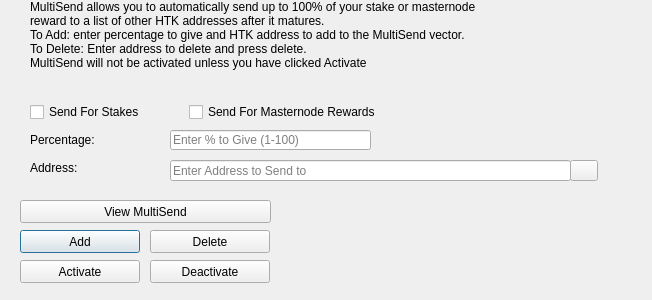
<?xml version="1.0" encoding="UTF-8"?>
<ui version="4.0">
 <class>MultiSendDialog</class>
 <widget class="QDialog" name="MultiSendDialog">
  <property name="windowModality">
   <enum>Qt::NonModal</enum>
  </property>
  <property name="geometry">
   <rect>
    <x>0</x>
    <y>0</y>
    <width>652</width>
    <height>300</height>
   </rect>
  </property>
  <property name="windowTitle">
   <string>MultiSend</string>
  </property>
  <widget class="QLineEdit" name="multiSendPercentEdit">
   <property name="geometry">
    <rect>
     <x>170</x>
     <y>130</y>
     <width>201</width>
     <height>20</height>
    </rect>
   </property>
   <property name="toolTip">
    <string>Enter whole numbers 1 - 100</string>
   </property>
   <property name="placeholderText">
    <string>Enter % to Give (1-100)</string>
   </property>
  </widget>
  <widget class="QLineEdit" name="multiSendAddressEdit">
   <property name="geometry">
    <rect>
     <x>170</x>
     <y>160</y>
     <width>401</width>
     <height>21</height>
    </rect>
   </property>
   <property name="toolTip">
    <string/>
   </property>
   <property name="placeholderText">
    <string>Enter Address to Send to</string>
   </property>
  </widget>
  <widget class="QLabel" name="label_2">
   <property name="geometry">
    <rect>
     <x>30</x>
     <y>0</y>
     <width>451</width>
     <height>121</height>
    </rect>
   </property>
   <property name="lineWidth">
    <number>1</number>
   </property>
   <property name="text">
    <string>MultiSend allows you to automatically send up to 100% of your stake or masternode reward to a list of other HTK addresses after it matures.
To Add: enter percentage to give and HTK address to add to the MultiSend vector.
To Delete: Enter address to delete and press delete.
MultiSend will not be activated unless you have clicked Activate</string>
   </property>
   <property name="alignment">
    <set>Qt::AlignLeading|Qt::AlignLeft|Qt::AlignTop</set>
   </property>
   <property name="wordWrap">
    <bool>true</bool>
   </property>
  </widget>
  <widget class="QLabel" name="message">
   <property name="geometry">
    <rect>
     <x>290</x>
     <y>200</y>
     <width>351</width>
     <height>91</height>
    </rect>
   </property>
   <property name="text">
    <string/>
   </property>
  </widget>
  <widget class="QPushButton" name="addButton">
   <property name="geometry">
    <rect>
     <x>20</x>
     <y>230</y>
     <width>120</width>
     <height>23</height>
    </rect>
   </property>
   <property name="toolTip">
    <string/>
   </property>
   <property name="statusTip">
    <string>Add to MultiSend Vector</string>
   </property>
   <property name="text">
    <string>Add</string>
   </property>
  </widget>
  <widget class="QPushButton" name="disableButton">
   <property name="geometry">
    <rect>
     <x>150</x>
     <y>260</y>
     <width>120</width>
     <height>23</height>
    </rect>
   </property>
   <property name="statusTip">
    <string>Deactivate MultiSend</string>
   </property>
   <property name="text">
    <string>Deactivate</string>
   </property>
  </widget>
  <widget class="QPushButton" name="addressBookButton">
   <property name="geometry">
    <rect>
     <x>570</x>
     <y>160</y>
     <width>28</width>
     <height>21</height>
    </rect>
   </property>
   <property name="toolTip">
    <string>Choose an address from the address book</string>
   </property>
   <property name="text">
    <string/>
   </property>
   <property name="icon">
    <iconset resource="../htk.qrc">
     <normaloff>:/icons/address-book</normaloff>:/icons/address-book</iconset>
   </property>
   <property name="shortcut">
    <string>Alt+A</string>
   </property>
   <property name="autoDefault">
    <bool>false</bool>
   </property>
  </widget>
  <widget class="QLabel" name="label">
   <property name="geometry">
    <rect>
     <x>30</x>
     <y>130</y>
     <width>121</width>
     <height>20</height>
    </rect>
   </property>
   <property name="toolTip">
    <string>Percentage of stake to send</string>
   </property>
   <property name="text">
    <string>Percentage:</string>
   </property>
  </widget>
  <widget class="QLabel" name="label_5">
   <property name="geometry">
    <rect>
     <x>30</x>
     <y>160</y>
     <width>111</width>
     <height>16</height>
    </rect>
   </property>
   <property name="toolTip">
    <string>Address to send portion of stake to</string>
   </property>
   <property name="text">
    <string>Address:</string>
   </property>
  </widget>
  <widget class="QPushButton" name="deleteButton">
   <property name="geometry">
    <rect>
     <x>150</x>
     <y>230</y>
     <width>120</width>
     <height>23</height>
    </rect>
   </property>
   <property name="toolTip">
    <string/>
   </property>
   <property name="statusTip">
    <string>Delete Address From MultiSend Vector</string>
   </property>
   <property name="text">
    <string>Delete</string>
   </property>
  </widget>
  <widget class="QPushButton" name="activateButton">
   <property name="geometry">
    <rect>
     <x>20</x>
     <y>260</y>
     <width>120</width>
     <height>23</height>
    </rect>
   </property>
   <property name="statusTip">
    <string>Activate MultiSend</string>
   </property>
   <property name="text">
    <string>Activate</string>
   </property>
  </widget>
  <widget class="QPushButton" name="viewButton">
   <property name="geometry">
    <rect>
     <x>20</x>
     <y>200</y>
     <width>251</width>
     <height>23</height>
    </rect>
   </property>
   <property name="toolTip">
    <string/>
   </property>
   <property name="statusTip">
    <string>View MultiSend Vector</string>
   </property>
   <property name="text">
    <string>View MultiSend</string>
   </property>
  </widget>
  <widget class="QWidget" name="horizontalLayoutWidget">
   <property name="geometry">
    <rect>
     <x>30</x>
     <y>100</y>
     <width>351</width>
     <height>24</height>
    </rect>
   </property>
   <layout class="QHBoxLayout" name="horizontalLayout">
    <item>
     <widget class="QCheckBox" name="multiSendStakeCheckBox">
      <property name="text">
       <string>Send For Stakes</string>
      </property>
     </widget>
    </item>
    <item>
     <widget class="QCheckBox" name="multiSendMasternodeCheckBox">
      <property name="text">
       <string>Send For Masternode Rewards</string>
      </property>
     </widget>
    </item>
   </layout>
  </widget>
 </widget>
 <resources>
  <include location="../htk.qrc"/>
 </resources>
 <connections/>
</ui>
